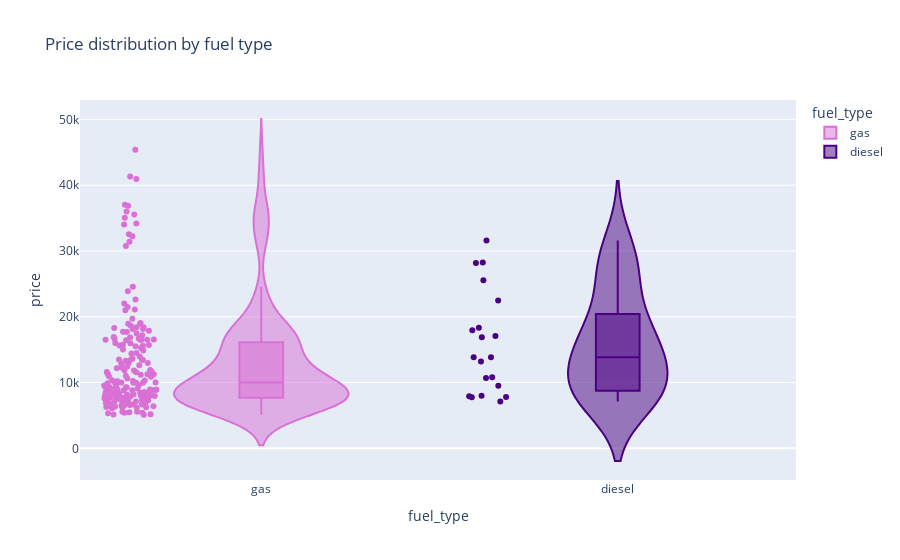

Notebook code cell kept with this figure:
### Markdown cell above
## Fuel type and price distribution

### Code cell
# Price distribution by fuel type
# Shows how car prices vary across fuel types, indicating distinct market segments.

fig_violin = px.violin(
    df,
    x='fuel_type',
    y='price',
    color='fuel_type',
    color_discrete_map={
        'gas': 'orchid',      
        'diesel': 'indigo'  
    },
    box=True,
    points='all',
    title="Price distribution by fuel type"
)
fig_violin.show()

### Figure 1 — Plotly figure (JSON) as saved in the notebook; plotly's stock layout.template omitted (floating-point values rounded to 4 significant figures; data arrays with more than 128 entries replaced by an {"elided": "..."} marker saying what was removed)
{"data": [{"alignmentgroup": "True", "box": {"visible": true}, "hovertemplate": "fuel_type=%{x}<br>price=%{y}<extra></extra>", "legendgroup": "gas", "marker": {"color": "orchid"}, "name": "gas", "offsetgroup": "gas", "orientation": "v", "points": "all", "scalegroup": "True", "showlegend": true, "type": "violin", "x": {"elided": "185 str values"}, "x0": " ", "xaxis": "x", "y": {"elided": "185 float values"}, "y0": " ", "yaxis": "y"}, {"alignmentgroup": "True", "box": {"visible": true}, "hovertemplate": "fuel_type=%{x}<br>price=%{y}<extra></extra>", "legendgroup": "diesel", "marker": {"color": "indigo"}, "name": "diesel", "offsetgroup": "diesel", "orientation": "v", "points": "all", "scalegroup": "True", "showlegend": true, "type": "violin", "x": ["diesel", "diesel", "diesel", "diesel", "diesel", "diesel", "diesel", "diesel", "diesel", "diesel", "diesel", "diesel", "diesel", "diesel", "diesel", "diesel", "diesel", "diesel", "diesel", "diesel"], "x0": " ", "xaxis": "x", "y": [10795, 18344, 25552, 28248, 28176, 31600, 7099, 13200, 13860, 16900, 17075, 17950, 7898, 7788, 10698, 7775, 7995, 9495, 13845, 22470], "y0": " ", "yaxis": "y"}], "layout": {"legend": {"title": {"text": "fuel_type"}, "tracegroupgap": 0}, "title": {"text": "Price distribution by fuel type"}, "violinmode": "overlay", "xaxis": {"anchor": "y", "categoryarray": ["gas", "diesel"], "categoryorder": "array", "domain": [0, 1], "title": {"text": "fuel_type"}}, "yaxis": {"anchor": "x", "domain": [0, 1], "title": {"text": "price"}}}}
